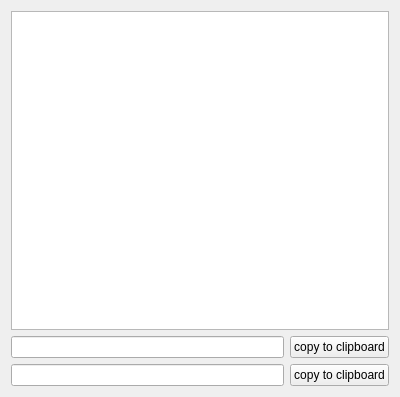
<?xml version="1.0" encoding="UTF-8"?>
<ui version="4.0">
 <class>ColorPicker</class>
 <widget class="QWidget" name="ColorPicker">
  <property name="geometry">
   <rect>
    <x>0</x>
    <y>0</y>
    <width>400</width>
    <height>397</height>
   </rect>
  </property>
  <property name="windowTitle">
   <string>ColorPicker</string>
  </property>
  <layout class="QGridLayout" name="gridLayout">
   <item row="0" column="0">
    <layout class="QVBoxLayout" name="verticalLayout">
     <item>
      <widget class="QTextEdit" name="textEdit">
       <property name="readOnly">
        <bool>true</bool>
       </property>
      </widget>
     </item>
     <item>
      <layout class="QGridLayout" name="gridLayout_2">
       <item row="0" column="0">
        <widget class="QLineEdit" name="lineEditRGBCode">
         <property name="readOnly">
          <bool>true</bool>
         </property>
        </widget>
       </item>
       <item row="0" column="1">
        <widget class="QPushButton" name="pushButtonRGBCodeToClipboard">
         <property name="text">
          <string>copy to clipboard</string>
         </property>
        </widget>
       </item>
       <item row="1" column="0">
        <widget class="QLineEdit" name="lineEditHEXCode">
         <property name="readOnly">
          <bool>true</bool>
         </property>
        </widget>
       </item>
       <item row="1" column="1">
        <widget class="QPushButton" name="pushButtonHEXCodeToClipboard">
         <property name="text">
          <string>copy to clipboard</string>
         </property>
        </widget>
       </item>
      </layout>
     </item>
    </layout>
   </item>
  </layout>
 </widget>
 <layoutdefault spacing="6" margin="11"/>
 <resources/>
 <connections/>
</ui>
